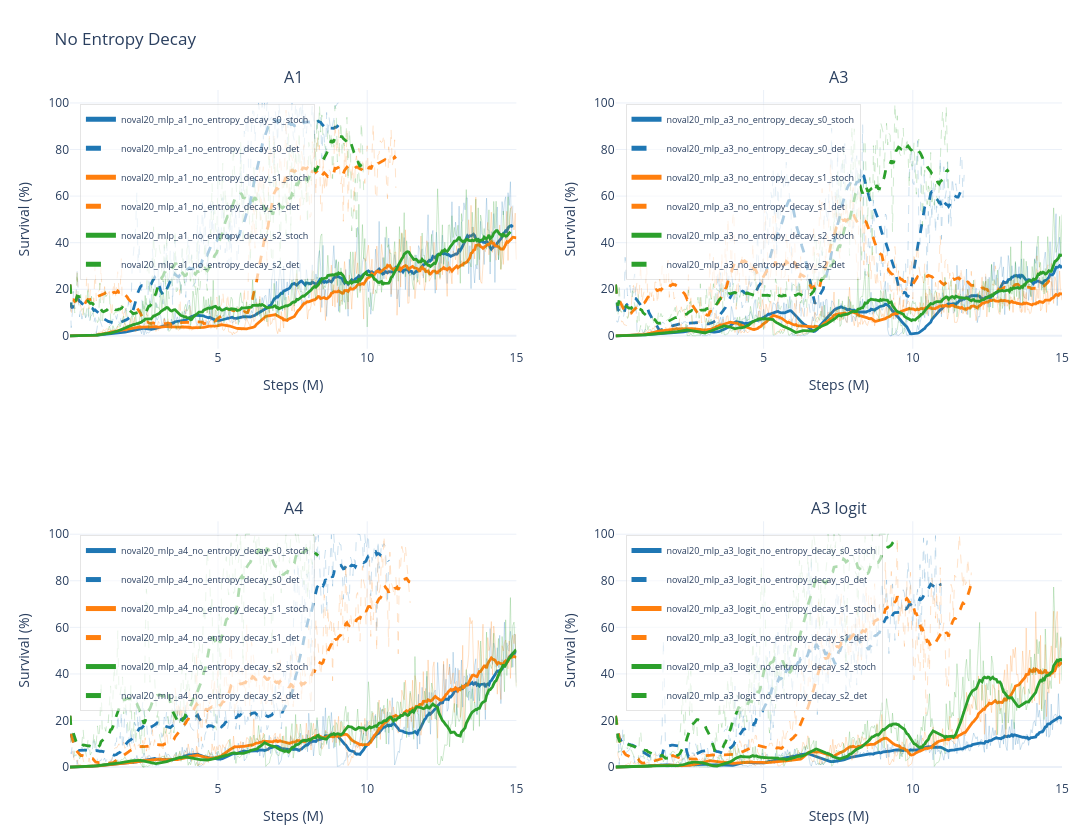

The cell this chart's notebook holds for it:
### Code cell
groups = {
    "A1": {
        "noval20_mlp_a1_no_entropy_decay_s0_stoch": "#1f77b4",
        "noval20_mlp_a1_no_entropy_decay_s0_det": "#1f77b4",
        "noval20_mlp_a1_no_entropy_decay_s1_stoch": "#ff7f0e",
        "noval20_mlp_a1_no_entropy_decay_s1_det": "#ff7f0e",
        "noval20_mlp_a1_no_entropy_decay_s2_stoch": "#2ca02c",
        "noval20_mlp_a1_no_entropy_decay_s2_det": "#2ca02c",
    },
    "A3": {
        "noval20_mlp_a3_no_entropy_decay_s0_stoch": "#1f77b4",
        "noval20_mlp_a3_no_entropy_decay_s0_det": "#1f77b4",
        "noval20_mlp_a3_no_entropy_decay_s1_stoch": "#ff7f0e",
        "noval20_mlp_a3_no_entropy_decay_s1_det": "#ff7f0e",
        "noval20_mlp_a3_no_entropy_decay_s2_stoch": "#2ca02c",
        "noval20_mlp_a3_no_entropy_decay_s2_det": "#2ca02c",
    },
    "A4": {
        "noval20_mlp_a4_no_entropy_decay_s0_stoch": "#1f77b4",
        "noval20_mlp_a4_no_entropy_decay_s0_det": "#1f77b4",
        "noval20_mlp_a4_no_entropy_decay_s1_stoch": "#ff7f0e",
        "noval20_mlp_a4_no_entropy_decay_s1_det": "#ff7f0e",
        "noval20_mlp_a4_no_entropy_decay_s2_stoch": "#2ca02c",
        "noval20_mlp_a4_no_entropy_decay_s2_det": "#2ca02c",
    },
    "A3 logit": {
        "noval20_mlp_a3_logit_no_entropy_decay_s0_stoch": "#1f77b4",
        "noval20_mlp_a3_logit_no_entropy_decay_s0_det": "#1f77b4",
        "noval20_mlp_a3_logit_no_entropy_decay_s1_stoch": "#ff7f0e",
        "noval20_mlp_a3_logit_no_entropy_decay_s1_det": "#ff7f0e",
        "noval20_mlp_a3_logit_no_entropy_decay_s2_stoch": "#2ca02c",
        "noval20_mlp_a3_logit_no_entropy_decay_s2_det": "#2ca02c",
    }
}
plot_run_groups(groups, split="test", smooth=20, title="No Entropy Decay", save_name="entropy_decay_subplots")

### Figure 1 — Plotly figure (JSON) as saved in the notebook; plotly's stock layout.template omitted (floating-point values rounded to 4 significant figures; data arrays with more than 128 entries replaced by an {"elided": "..."} marker saying what was removed)
{"data": [{"hovertemplate": "<b>%{fullData.name}</b><br>metric: test/charts/episodic_survival<br>step: %{x:.2f}M<br>value: %{y:.3f}<extra></extra>", "legend": "legend", "legendgroup": "subplot1:noval20_mlp_a1_no_entropy_decay_s0_stoch", "line": {"color": "#1f77b4", "dash": "solid", "width": 1}, "mode": "lines", "name": "noval20_mlp_a1_no_entropy_decay_s0_stoch raw", "opacity": 0.22, "showlegend": false, "type": "scatter", "x": {"elided": "372 float values"}, "xaxis": "x", "y": {"elided": "372 float values"}, "yaxis": "y"}, {"hovertemplate": "<b>%{fullData.name}</b><br>metric: test/charts/episodic_survival<br>step: %{x:.2f}M<br>value: %{y:.3f}<extra></extra>", "legend": "legend", "legendgroup": "subplot1:noval20_mlp_a1_no_entropy_decay_s0_stoch", "line": {"color": "#1f77b4", "dash": "solid", "width": 2.8}, "mode": "lines", "name": "noval20_mlp_a1_no_entropy_decay_s0_stoch", "showlegend": true, "type": "scatter", "x": {"elided": "372 float values"}, "xaxis": "x", "y": {"elided": "372 float values"}, "yaxis": "y"}, {"hovertemplate": "<b>%{fullData.name}</b><br>metric: test/charts/episodic_survival<br>step: %{x:.2f}M<br>value: %{y:.3f}<extra></extra>", "legend": "legend", "legendgroup": "subplot1:noval20_mlp_a1_no_entropy_decay_s0_det", "line": {"color": "#1f77b4", "dash": "dash", "width": 1}, "mode": "lines", "name": "noval20_mlp_a1_no_entropy_decay_s0_det raw", "opacity": 0.22, "showlegend": false, "type": "scatter", "x": {"elided": "226 float values"}, "xaxis": "x", "y": {"elided": "226 float values"}, "yaxis": "y"}, {"hovertemplate": "<b>%{fullData.name}</b><br>metric: test/charts/episodic_survival<br>step: %{x:.2f}M<br>value: %{y:.3f}<extra></extra>", "legend": "legend", "legendgroup": "subplot1:noval20_mlp_a1_no_entropy_decay_s0_det", "line": {"color": "#1f77b4", "dash": "dash", "width": 2.8}, "mode": "lines", "name": "noval20_mlp_a1_no_entropy_decay_s0_det", "showlegend": true, "type": "scatter", "x": {"elided": "226 float values"}, "xaxis": "x", "y": {"elided": "226 float values"}, "yaxis": "y"}, {"hovertemplate": "<b>%{fullData.name}</b><br>metric: test/charts/episodic_survival<br>step: %{x:.2f}M<br>value: %{y:.3f}<extra></extra>", "legend": "legend", "legendgroup": "subplot1:noval20_mlp_a1_no_entropy_decay_s1_stoch", "line": {"color": "#ff7f0e", "dash": "solid", "width": 1}, "mode": "lines", "name": "noval20_mlp_a1_no_entropy_decay_s1_stoch raw", "opacity": 0.22, "showlegend": false, "type": "scatter", "x": {"elided": "375 float values"}, "xaxis": "x", "y": {"elided": "375 float values"}, "yaxis": "y"}, {"hovertemplate": "<b>%{fullData.name}</b><br>metric: test/charts/episodic_survival<br>step: %{x:.2f}M<br>value: %{y:.3f}<extra></extra>", "legend": "legend", "legendgroup": "subplot1:noval20_mlp_a1_no_entropy_decay_s1_stoch", "line": {"color": "#ff7f0e", "dash": "solid", "width": 2.8}, "mode": "lines", "name": "noval20_mlp_a1_no_entropy_decay_s1_stoch", "showlegend": true, "type": "scatter", "x": {"elided": "375 float values"}, "xaxis": "x", "y": {"elided": "375 float values"}, "yaxis": "y"}, {"hovertemplate": "<b>%{fullData.name}</b><br>metric: test/charts/episodic_survival<br>step: %{x:.2f}M<br>value: %{y:.3f}<extra></extra>", "legend": "legend", "legendgroup": "subplot1:noval20_mlp_a1_no_entropy_decay_s1_det", "line": {"color": "#ff7f0e", "dash": "dash", "width": 1}, "mode": "lines", "name": "noval20_mlp_a1_no_entropy_decay_s1_det raw", "opacity": 0.22, "showlegend": false, "type": "scatter", "x": {"elided": "274 float values"}, "xaxis": "x", "y": {"elided": "274 float values"}, "yaxis": "y"}, {"hovertemplate": "<b>%{fullData.name}</b><br>metric: test/charts/episodic_survival<br>step: %{x:.2f}M<br>value: %{y:.3f}<extra></extra>", "legend": "legend", "legendgroup": "subplot1:noval20_mlp_a1_no_entropy_decay_s1_det", "line": {"color": "#ff7f0e", "dash": "dash", "width": 2.8}, "mode": "lines", "name": "noval20_mlp_a1_no_entropy_decay_s1_det", "showlegend": true, "type": "scatter", "x": {"elided": "274 float values"}, "xaxis": "x", "y": {"elided": "274 float values"}, "yaxis": "y"}, {"hovertemplate": "<b>%{fullData.name}</b><br>metric: test/charts/episodic_survival<br>step: %{x:.2f}M<br>value: %{y:.3f}<extra></extra>", "legend": "legend", "legendgroup": "subplot1:noval20_mlp_a1_no_entropy_decay_s2_stoch", "line": {"color": "#2ca02c", "dash": "solid", "width": 1}, "mode": "lines", "name": "noval20_mlp_a1_no_entropy_decay_s2_stoch raw", "opacity": 0.22, "showlegend": false, "type": "scatter", "x": {"elided": "370 float values"}, "xaxis": "x", "y": {"elided": "370 float values"}, "yaxis": "y"}, {"hovertemplate": "<b>%{fullData.name}</b><br>metric: test/charts/episodic_survival<br>step: %{x:.2f}M<br>value: %{y:.3f}<extra></extra>", "legend": "legend", "legendgroup": "subplot1:noval20_mlp_a1_no_entropy_decay_s2_stoch", "line": {"color": "#2ca02c", "dash": "solid", "width": 2.8}, "mode": "lines", "name": "noval20_mlp_a1_no_entropy_decay_s2_stoch", "showlegend": true, "type": "scatter", "x": {"elided": "370 float values"}, "xaxis": "x", "y": {"elided": "370 float values"}, "yaxis": "y"}, {"hovertemplate": "<b>%{fullData.name}</b><br>metric: test/charts/episodic_survival<br>step: %{x:.2f}M<br>value: %{y:.3f}<extra></extra>", "legend": "legend", "legendgroup": "subplot1:noval20_mlp_a1_no_entropy_decay_s2_det", "line": {"color": "#2ca02c", "dash": "dash", "width": 1}, "mode": "lines", "name": "noval20_mlp_a1_no_entropy_decay_s2_det raw", "opacity": 0.22, "showlegend": false, "type": "scatter", "x": {"elided": "247 float values"}, "xaxis": "x", "y": {"elided": "247 float values"}, "yaxis": "y"}, {"hovertemplate": "<b>%{fullData.name}</b><br>metric: test/charts/episodic_survival<br>step: %{x:.2f}M<br>value: %{y:.3f}<extra></extra>", "legend": "legend", "legendgroup": "subplot1:noval20_mlp_a1_no_entropy_decay_s2_det", "line": {"color": "#2ca02c", "dash": "dash", "width": 2.8}, "mode": "lines", "name": "noval20_mlp_a1_no_entropy_decay_s2_det", "showlegend": true, "type": "scatter", "x": {"elided": "247 float values"}, "xaxis": "x", "y": {"elided": "247 float values"}, "yaxis": "y"}, {"hovertemplate": "<b>%{fullData.name}</b><br>metric: test/charts/episodic_survival<br>step: %{x:.2f}M<br>value: %{y:.3f}<extra></extra>", "legend": "legend2", "legendgroup": "subplot2:noval20_mlp_a3_no_entropy_decay_s0_stoch", "line": {"color": "#1f77b4", "dash": "solid", "width": 1}, "mode": "lines", "name": "noval20_mlp_a3_no_entropy_decay_s0_stoch raw", "opacity": 0.22, "showlegend": false, "type": "scatter", "x": {"elided": "375 float values"}, "xaxis": "x2", "y": {"elided": "375 float values"}, "yaxis": "y2"}, {"hovertemplate": "<b>%{fullData.name}</b><br>metric: test/charts/episodic_survival<br>step: %{x:.2f}M<br>value: %{y:.3f}<extra></extra>", "legend": "legend2", "legendgroup": "subplot2:noval20_mlp_a3_no_entropy_decay_s0_stoch", "line": {"color": "#1f77b4", "dash": "solid", "width": 2.8}, "mode": "lines", "name": "noval20_mlp_a3_no_entropy_decay_s0_stoch", "showlegend": true, "type": "scatter", "x": {"elided": "375 float values"}, "xaxis": "x2", "y": {"elided": "375 float values"}, "yaxis": "y2"}, {"hovertemplate": "<b>%{fullData.name}</b><br>metric: test/charts/episodic_survival<br>step: %{x:.2f}M<br>value: %{y:.3f}<extra></extra>", "legend": "legend2", "legendgroup": "subplot2:noval20_mlp_a3_no_entropy_decay_s0_det", "line": {"color": "#1f77b4", "dash": "dash", "width": 1}, "mode": "lines", "name": "noval20_mlp_a3_no_entropy_decay_s0_det raw", "opacity": 0.22, "showlegend": false, "type": "scatter", "x": {"elided": "293 float values"}, "xaxis": "x2", "y": {"elided": "293 float values"}, "yaxis": "y2"}, {"hovertemplate": "<b>%{fullData.name}</b><br>metric: test/charts/episodic_survival<br>step: %{x:.2f}M<br>value: %{y:.3f}<extra></extra>", "legend": "legend2", "legendgroup": "subplot2:noval20_mlp_a3_no_entropy_decay_s0_det", "line": {"color": "#1f77b4", "dash": "dash", "width": 2.8}, "mode": "lines", "name": "noval20_mlp_a3_no_entropy_decay_s0_det", "showlegend": true, "type": "scatter", "x": {"elided": "293 float values"}, "xaxis": "x2", "y": {"elided": "293 float values"}, "yaxis": "y2"}, {"hovertemplate": "<b>%{fullData.name}</b><br>metric: test/charts/episodic_survival<br>step: %{x:.2f}M<br>value: %{y:.3f}<extra></extra>", "legend": "legend2", "legendgroup": "subplot2:noval20_mlp_a3_no_entropy_decay_s1_stoch", "line": {"color": "#ff7f0e", "dash": "solid", "width": 1}, "mode": "lines", "name": "noval20_mlp_a3_no_entropy_decay_s1_stoch raw", "opacity": 0.22, "showlegend": false, "type": "scatter", "x": {"elided": "375 float values"}, "xaxis": "x2", "y": {"elided": "375 float values"}, "yaxis": "y2"}, {"hovertemplate": "<b>%{fullData.name}</b><br>metric: test/charts/episodic_survival<br>step: %{x:.2f}M<br>value: %{y:.3f}<extra></extra>", "legend": "legend2", "legendgroup": "subplot2:noval20_mlp_a3_no_entropy_decay_s1_stoch", "line": {"color": "#ff7f0e", "dash": "solid", "width": 2.8}, "mode": "lines", "name": "noval20_mlp_a3_no_entropy_decay_s1_stoch", "showlegend": true, "type": "scatter", "x": {"elided": "375 float values"}, "xaxis": "x2", "y": {"elided": "375 float values"}, "yaxis": "y2"}, {"hovertemplate": "<b>%{fullData.name}</b><br>metric: test/charts/episodic_survival<br>step: %{x:.2f}M<br>value: %{y:.3f}<extra></extra>", "legend": "legend2", "legendgroup": "subplot2:noval20_mlp_a3_no_entropy_decay_s1_det", "line": {"color": "#ff7f0e", "dash": "dash", "width": 1}, "mode": "lines", "name": "noval20_mlp_a3_no_entropy_decay_s1_det raw", "opacity": 0.22, "showlegend": false, "type": "scatter", "x": {"elided": "367 float values"}, "xaxis": "x2", "y": {"elided": "367 float values"}, "yaxis": "y2"}, {"hovertemplate": "<b>%{fullData.name}</b><br>metric: test/charts/episodic_survival<br>step: %{x:.2f}M<br>value: %{y:.3f}<extra></extra>", "legend": "legend2", "legendgroup": "subplot2:noval20_mlp_a3_no_entropy_decay_s1_det", "line": {"color": "#ff7f0e", "dash": "dash", "width": 2.8}, "mode": "lines", "name": "noval20_mlp_a3_no_entropy_decay_s1_det", "showlegend": true, "type": "scatter", "x": {"elided": "367 float values"}, "xaxis": "x2", "y": {"elided": "367 float values"}, "yaxis": "y2"}, {"hovertemplate": "<b>%{fullData.name}</b><br>metric: test/charts/episodic_survival<br>step: %{x:.2f}M<br>value: %{y:.3f}<extra></extra>", "legend": "legend2", "legendgroup": "subplot2:noval20_mlp_a3_no_entropy_decay_s2_stoch", "line": {"color": "#2ca02c", "dash": "solid", "width": 1}, "mode": "lines", "name": "noval20_mlp_a3_no_entropy_decay_s2_stoch raw", "opacity": 0.22, "showlegend": false, "type": "scatter", "x": {"elided": "375 float values"}, "xaxis": "x2", "y": {"elided": "375 float values"}, "yaxis": "y2"}, {"hovertemplate": "<b>%{fullData.name}</b><br>metric: test/charts/episodic_survival<br>step: %{x:.2f}M<br>value: %{y:.3f}<extra></extra>", "legend": "legend2", "legendgroup": "subplot2:noval20_mlp_a3_no_entropy_decay_s2_stoch", "line": {"color": "#2ca02c", "dash": "solid", "width": 2.8}, "mode": "lines", "name": "noval20_mlp_a3_no_entropy_decay_s2_stoch", "showlegend": true, "type": "scatter", "x": {"elided": "375 float values"}, "xaxis": "x2", "y": {"elided": "375 float values"}, "yaxis": "y2"}, {"hovertemplate": "<b>%{fullData.name}</b><br>metric: test/charts/episodic_survival<br>step: %{x:.2f}M<br>value: %{y:.3f}<extra></extra>", "legend": "legend2", "legendgroup": "subplot2:noval20_mlp_a3_no_entropy_decay_s2_det", "line": {"color": "#2ca02c", "dash": "dash", "width": 1}, "mode": "lines", "name": "noval20_mlp_a3_no_entropy_decay_s2_det raw", "opacity": 0.22, "showlegend": false, "type": "scatter", "x": {"elided": "280 float values"}, "xaxis": "x2", "y": {"elided": "280 float values"}, "yaxis": "y2"}, {"hovertemplate": "<b>%{fullData.name}</b><br>metric: test/charts/episodic_survival<br>step: %{x:.2f}M<br>value: %{y:.3f}<extra></extra>", "legend": "legend2", "legendgroup": "subplot2:noval20_mlp_a3_no_entropy_decay_s2_det", "line": {"color": "#2ca02c", "dash": "dash", "width": 2.8}, "mode": "lines", "name": "noval20_mlp_a3_no_entropy_decay_s2_det", "showlegend": true, "type": "scatter", "x": {"elided": "280 float values"}, "xaxis": "x2", "y": {"elided": "280 float values"}, "yaxis": "y2"}, {"hovertemplate": "<b>%{fullData.name}</b><br>metric: test/charts/episodic_survival<br>step: %{x:.2f}M<br>value: %{y:.3f}<extra></extra>", "legend": "legend3", "legendgroup": "subplot3:noval20_mlp_a4_no_entropy_decay_s0_stoch", "line": {"color": "#1f77b4", "dash": "solid", "width": 1}, "mode": "lines", "name": "noval20_mlp_a4_no_entropy_decay_s0_stoch raw", "opacity": 0.22, "showlegend": false, "type": "scatter", "x": {"elided": "375 float values"}, "xaxis": "x3", "y": {"elided": "375 float values"}, "yaxis": "y3"}, {"hovertemplate": "<b>%{fullData.name}</b><br>metric: test/charts/episodic_survival<br>step: %{x:.2f}M<br>value: %{y:.3f}<extra></extra>", "legend": "legend3", "legendgroup": "subplot3:noval20_mlp_a4_no_entropy_decay_s0_stoch", "line": {"color": "#1f77b4", "dash": "solid", "width": 2.8}, "mode": "lines", "name": "noval20_mlp_a4_no_entropy_decay_s0_stoch", "showlegend": true, "type": "scatter", "x": {"elided": "375 float values"}, "xaxis": "x3", "y": {"elided": "375 float values"}, "yaxis": "y3"}, {"hovertemplate": "<b>%{fullData.name}</b><br>metric: test/charts/episodic_survival<br>step: %{x:.2f}M<br>value: %{y:.3f}<extra></extra>", "legend": "legend3", "legendgroup": "subplot3:noval20_mlp_a4_no_entropy_decay_s0_det", "line": {"color": "#1f77b4", "dash": "dash", "width": 1}, "mode": "lines", "name": "noval20_mlp_a4_no_entropy_decay_s0_det raw", "opacity": 0.22, "showlegend": false, "type": "scatter", "x": {"elided": "268 float values"}, "xaxis": "x3", "y": {"elided": "268 float values"}, "yaxis": "y3"}, {"hovertemplate": "<b>%{fullData.name}</b><br>metric: test/charts/episodic_survival<br>step: %{x:.2f}M<br>value: %{y:.3f}<extra></extra>", "legend": "legend3", "legendgroup": "subplot3:noval20_mlp_a4_no_entropy_decay_s0_det", "line": {"color": "#1f77b4", "dash": "dash", "width": 2.8}, "mode": "lines", "name": "noval20_mlp_a4_no_entropy_decay_s0_det", "showlegend": true, "type": "scatter", "x": {"elided": "268 float values"}, "xaxis": "x3", "y": {"elided": "268 float values"}, "yaxis": "y3"}, {"hovertemplate": "<b>%{fullData.name}</b><br>metric: test/charts/episodic_survival<br>step: %{x:.2f}M<br>value: %{y:.3f}<extra></extra>", "legend": "legend3", "legendgroup": "subplot3:noval20_mlp_a4_no_entropy_decay_s1_stoch", "line": {"color": "#ff7f0e", "dash": "solid", "width": 1}, "mode": "lines", "name": "noval20_mlp_a4_no_entropy_decay_s1_stoch raw", "opacity": 0.22, "showlegend": false, "type": "scatter", "x": {"elided": "375 float values"}, "xaxis": "x3", "y": {"elided": "375 float values"}, "yaxis": "y3"}, {"hovertemplate": "<b>%{fullData.name}</b><br>metric: test/charts/episodic_survival<br>step: %{x:.2f}M<br>value: %{y:.3f}<extra></extra>", "legend": "legend3", "legendgroup": "subplot3:noval20_mlp_a4_no_entropy_decay_s1_stoch", "line": {"color": "#ff7f0e", "dash": "solid", "width": 2.8}, "mode": "lines", "name": "noval20_mlp_a4_no_entropy_decay_s1_stoch", "showlegend": true, "type": "scatter", "x": {"elided": "375 float values"}, "xaxis": "x3", "y": {"elided": "375 float values"}, "yaxis": "y3"}, {"hovertemplate": "<b>%{fullData.name}</b><br>metric: test/charts/episodic_survival<br>step: %{x:.2f}M<br>value: %{y:.3f}<extra></extra>", "legend": "legend3", "legendgroup": "subplot3:noval20_mlp_a4_no_entropy_decay_s1_det", "line": {"color": "#ff7f0e", "dash": "dash", "width": 1}, "mode": "lines", "name": "noval20_mlp_a4_no_entropy_decay_s1_det raw", "opacity": 0.22, "showlegend": false, "type": "scatter", "x": {"elided": "286 float values"}, "xaxis": "x3", "y": {"elided": "286 float values"}, "yaxis": "y3"}, {"hovertemplate": "<b>%{fullData.name}</b><br>metric: test/charts/episodic_survival<br>step: %{x:.2f}M<br>value: %{y:.3f}<extra></extra>", "legend": "legend3", "legendgroup": "subplot3:noval20_mlp_a4_no_entropy_decay_s1_det", "line": {"color": "#ff7f0e", "dash": "dash", "width": 2.8}, "mode": "lines", "name": "noval20_mlp_a4_no_entropy_decay_s1_det", "showlegend": true, "type": "scatter", "x": {"elided": "286 float values"}, "xaxis": "x3", "y": {"elided": "286 float values"}, "yaxis": "y3"}, {"hovertemplate": "<b>%{fullData.name}</b><br>metric: test/charts/episodic_survival<br>step: %{x:.2f}M<br>value: %{y:.3f}<extra></extra>", "legend": "legend3", "legendgroup": "subplot3:noval20_mlp_a4_no_entropy_decay_s2_stoch", "line": {"color": "#2ca02c", "dash": "solid", "width": 1}, "mode": "lines", "name": "noval20_mlp_a4_no_entropy_decay_s2_stoch raw", "opacity": 0.22, "showlegend": false, "type": "scatter", "x": {"elided": "375 float values"}, "xaxis": "x3", "y": {"elided": "375 float values"}, "yaxis": "y3"}, {"hovertemplate": "<b>%{fullData.name}</b><br>metric: test/charts/episodic_survival<br>step: %{x:.2f}M<br>value: %{y:.3f}<extra></extra>", "legend": "legend3", "legendgroup": "subplot3:noval20_mlp_a4_no_entropy_decay_s2_stoch", "line": {"color": "#2ca02c", "dash": "solid", "width": 2.8}, "mode": "lines", "name": "noval20_mlp_a4_no_entropy_decay_s2_stoch", "showlegend": true, "type": "scatter", "x": {"elided": "375 float values"}, "xaxis": "x3", "y": {"elided": "375 float values"}, "yaxis": "y3"}, {"hovertemplate": "<b>%{fullData.name}</b><br>metric: test/charts/episodic_survival<br>step: %{x:.2f}M<br>value: %{y:.3f}<extra></extra>", "legend": "legend3", "legendgroup": "subplot3:noval20_mlp_a4_no_entropy_decay_s2_det", "line": {"color": "#2ca02c", "dash": "dash", "width": 1}, "mode": "lines", "name": "noval20_mlp_a4_no_entropy_decay_s2_det raw", "opacity": 0.22, "showlegend": false, "type": "scatter", "x": {"elided": "209 float values"}, "xaxis": "x3", "y": {"elided": "209 float values"}, "yaxis": "y3"}, {"hovertemplate": "<b>%{fullData.name}</b><br>metric: test/charts/episodic_survival<br>step: %{x:.2f}M<br>value: %{y:.3f}<extra></extra>", "legend": "legend3", "legendgroup": "subplot3:noval20_mlp_a4_no_entropy_decay_s2_det", "line": {"color": "#2ca02c", "dash": "dash", "width": 2.8}, "mode": "lines", "name": "noval20_mlp_a4_no_entropy_decay_s2_det", "showlegend": true, "type": "scatter", "x": {"elided": "209 float values"}, "xaxis": "x3", "y": {"elided": "209 float values"}, "yaxis": "y3"}, {"hovertemplate": "<b>%{fullData.name}</b><br>metric: test/charts/episodic_survival<br>step: %{x:.2f}M<br>value: %{y:.3f}<extra></extra>", "legend": "legend4", "legendgroup": "subplot4:noval20_mlp_a3_logit_no_entropy_decay_s0_stoch", "line": {"color": "#1f77b4", "dash": "solid", "width": 1}, "mode": "lines", "name": "noval20_mlp_a3_logit_no_entropy_decay_s0_stoch raw", "opacity": 0.22, "showlegend": false, "type": "scatter", "x": {"elided": "375 float values"}, "xaxis": "x4", "y": {"elided": "375 float values"}, "yaxis": "y4"}, {"hovertemplate": "<b>%{fullData.name}</b><br>metric: test/charts/episodic_survival<br>step: %{x:.2f}M<br>value: %{y:.3f}<extra></extra>", "legend": "legend4", "legendgroup": "subplot4:noval20_mlp_a3_logit_no_entropy_decay_s0_stoch", "line": {"color": "#1f77b4", "dash": "solid", "width": 2.8}, "mode": "lines", "name": "noval20_mlp_a3_logit_no_entropy_decay_s0_stoch", "showlegend": true, "type": "scatter", "x": {"elided": "375 float values"}, "xaxis": "x4", "y": {"elided": "375 float values"}, "yaxis": "y4"}, {"hovertemplate": "<b>%{fullData.name}</b><br>metric: test/charts/episodic_survival<br>step: %{x:.2f}M<br>value: %{y:.3f}<extra></extra>", "legend": "legend4", "legendgroup": "subplot4:noval20_mlp_a3_logit_no_entropy_decay_s0_det", "line": {"color": "#1f77b4", "dash": "dash", "width": 1}, "mode": "lines", "name": "noval20_mlp_a3_logit_no_entropy_decay_s0_det raw", "opacity": 0.22, "showlegend": false, "type": "scatter", "x": {"elided": "274 float values"}, "xaxis": "x4", "y": {"elided": "274 float values"}, "yaxis": "y4"}, {"hovertemplate": "<b>%{fullData.name}</b><br>metric: test/charts/episodic_survival<br>step: %{x:.2f}M<br>value: %{y:.3f}<extra></extra>", "legend": "legend4", "legendgroup": "subplot4:noval20_mlp_a3_logit_no_entropy_decay_s0_det", "line": {"color": "#1f77b4", "dash": "dash", "width": 2.8}, "mode": "lines", "name": "noval20_mlp_a3_logit_no_entropy_decay_s0_det", "showlegend": true, "type": "scatter", "x": {"elided": "274 float values"}, "xaxis": "x4", "y": {"elided": "274 float values"}, "yaxis": "y4"}, {"hovertemplate": "<b>%{fullData.name}</b><br>metric: test/charts/episodic_survival<br>step: %{x:.2f}M<br>value: %{y:.3f}<extra></extra>", "legend": "legend4", "legendgroup": "subplot4:noval20_mlp_a3_logit_no_entropy_decay_s1_stoch", "line": {"color": "#ff7f0e", "dash": "solid", "width": 1}, "mode": "lines", "name": "noval20_mlp_a3_logit_no_entropy_decay_s1_stoch raw", "opacity": 0.22, "showlegend": false, "type": "scatter", "x": {"elided": "375 float values"}, "xaxis": "x4", "y": {"elided": "375 float values"}, "yaxis": "y4"}, {"hovertemplate": "<b>%{fullData.name}</b><br>metric: test/charts/episodic_survival<br>step: %{x:.2f}M<br>value: %{y:.3f}<extra></extra>", "legend": "legend4", "legendgroup": "subplot4:noval20_mlp_a3_logit_no_entropy_decay_s1_stoch", "line": {"color": "#ff7f0e", "dash": "solid", "width": 2.8}, "mode": "lines", "name": "noval20_mlp_a3_logit_no_entropy_decay_s1_stoch", "showlegend": true, "type": "scatter", "x": {"elided": "375 float values"}, "xaxis": "x4", "y": {"elided": "375 float values"}, "yaxis": "y4"}, {"hovertemplate": "<b>%{fullData.name}</b><br>metric: test/charts/episodic_survival<br>step: %{x:.2f}M<br>value: %{y:.3f}<extra></extra>", "legend": "legend4", "legendgroup": "subplot4:noval20_mlp_a3_logit_no_entropy_decay_s1_det", "line": {"color": "#ff7f0e", "dash": "dash", "width": 1}, "mode": "lines", "name": "noval20_mlp_a3_logit_no_entropy_decay_s1_det raw", "opacity": 0.22, "showlegend": false, "type": "scatter", "x": {"elided": "299 float values"}, "xaxis": "x4", "y": {"elided": "299 float values"}, "yaxis": "y4"}, {"hovertemplate": "<b>%{fullData.name}</b><br>metric: test/charts/episodic_survival<br>step: %{x:.2f}M<br>value: %{y:.3f}<extra></extra>", "legend": "legend4", "legendgroup": "subplot4:noval20_mlp_a3_logit_no_entropy_decay_s1_det", "line": {"color": "#ff7f0e", "dash": "dash", "width": 2.8}, "mode": "lines", "name": "noval20_mlp_a3_logit_no_entropy_decay_s1_det", "showlegend": true, "type": "scatter", "x": {"elided": "299 float values"}, "xaxis": "x4", "y": {"elided": "299 float values"}, "yaxis": "y4"}, {"hovertemplate": "<b>%{fullData.name}</b><br>metric: test/charts/episodic_survival<br>step: %{x:.2f}M<br>value: %{y:.3f}<extra></extra>", "legend": "legend4", "legendgroup": "subplot4:noval20_mlp_a3_logit_no_entropy_decay_s2_stoch", "line": {"color": "#2ca02c", "dash": "solid", "width": 1}, "mode": "lines", "name": "noval20_mlp_a3_logit_no_entropy_decay_s2_stoch raw", "opacity": 0.22, "showlegend": false, "type": "scatter", "x": {"elided": "375 float values"}, "xaxis": "x4", "y": {"elided": "375 float values"}, "yaxis": "y4"}, {"hovertemplate": "<b>%{fullData.name}</b><br>metric: test/charts/episodic_survival<br>step: %{x:.2f}M<br>value: %{y:.3f}<extra></extra>", "legend": "legend4", "legendgroup": "subplot4:noval20_mlp_a3_logit_no_entropy_decay_s2_stoch", "line": {"color": "#2ca02c", "dash": "solid", "width": 2.8}, "mode": "lines", "name": "noval20_mlp_a3_logit_no_entropy_decay_s2_stoch", "showlegend": true, "type": "scatter", "x": {"elided": "375 float values"}, "xaxis": "x4", "y": {"elided": "375 float values"}, "yaxis": "y4"}, {"hovertemplate": "<b>%{fullData.name}</b><br>metric: test/charts/episodic_survival<br>step: %{x:.2f}M<br>value: %{y:.3f}<extra></extra>", "legend": "legend4", "legendgroup": "subplot4:noval20_mlp_a3_logit_no_entropy_decay_s2_det", "line": {"color": "#2ca02c", "dash": "dash", "width": 1}, "mode": "lines", "name": "noval20_mlp_a3_logit_no_entropy_decay_s2_det raw", "opacity": 0.22, "showlegend": false, "type": "scatter", "x": {"elided": "234 float values"}, "xaxis": "x4", "y": {"elided": "234 float values"}, "yaxis": "y4"}, {"hovertemplate": "<b>%{fullData.name}</b><br>metric: test/charts/episodic_survival<br>step: %{x:.2f}M<br>value: %{y:.3f}<extra></extra>", "legend": "legend4", "legendgroup": "subplot4:noval20_mlp_a3_logit_no_entropy_decay_s2_det", "line": {"color": "#2ca02c", "dash": "dash", "width": 2.8}, "mode": "lines", "name": "noval20_mlp_a3_logit_no_entropy_decay_s2_det", "showlegend": true, "type": "scatter", "x": {"elided": "234 float values"}, "xaxis": "x4", "y": {"elided": "234 float values"}, "yaxis": "y4"}], "layout": {"annotations": [{"font": {"size": 16}, "showarrow": false, "text": "A1", "x": 0.225, "xanchor": "center", "xref": "paper", "y": 1, "yanchor": "bottom", "yref": "paper"}, {"font": {"size": 16}, "showarrow": false, "text": "A3", "x": 0.775, "xanchor": "center", "xref": "paper", "y": 1, "yanchor": "bottom", "yref": "paper"}, {"font": {"size": 16}, "showarrow": false, "text": "A4", "x": 0.225, "xanchor": "center", "xref": "paper", "y": 0.375, "yanchor": "bottom", "yref": "paper"}, {"font": {"size": 16}, "showarrow": false, "text": "A3 logit", "x": 0.775, "xanchor": "center", "xref": "paper", "y": 0.375, "yanchor": "bottom", "yref": "paper"}], "height": 840, "hovermode": "x unified", "legend": {"bgcolor": "rgba(255,255,255,0.62)", "bordercolor": "rgba(0,0,0,0.10)", "borderwidth": 1, "font": {"size": 9}, "itemsizing": "constant", "orientation": "v", "x": 0.01, "xanchor": "left", "y": 0.98, "yanchor": "top"}, "legend2": {"bgcolor": "rgba(255,255,255,0.62)", "bordercolor": "rgba(0,0,0,0.10)", "borderwidth": 1, "font": {"size": 9}, "itemsizing": "constant", "orientation": "v", "x": 0.56, "xanchor": "left", "y": 0.98, "yanchor": "top"}, "legend3": {"bgcolor": "rgba(255,255,255,0.62)", "bordercolor": "rgba(0,0,0,0.10)", "borderwidth": 1, "font": {"size": 9}, "itemsizing": "constant", "orientation": "v", "x": 0.01, "xanchor": "left", "y": 0.355, "yanchor": "top"}, "legend4": {"bgcolor": "rgba(255,255,255,0.62)", "bordercolor": "rgba(0,0,0,0.10)", "borderwidth": 1, "font": {"size": 9}, "itemsizing": "constant", "orientation": "v", "x": 0.56, "xanchor": "left", "y": 0.355, "yanchor": "top"}, "margin": {"b": 60, "l": 70, "r": 30, "t": 90}, "showlegend": true, "title": {"text": "No Entropy Decay"}, "width": 1500, "xaxis": {"anchor": "y", "domain": [0, 0.45], "title": {"text": "Steps (M)"}}, "xaxis2": {"anchor": "y2", "domain": [0.55, 1], "title": {"text": "Steps (M)"}}, "xaxis3": {"anchor": "y3", "domain": [0, 0.45], "title": {"text": "Steps (M)"}}, "xaxis4": {"anchor": "y4", "domain": [0.55, 1], "title": {"text": "Steps (M)"}}, "yaxis": {"anchor": "x", "domain": [0.625, 1], "title": {"text": "Survival (%)"}}, "yaxis2": {"anchor": "x2", "domain": [0.625, 1], "title": {"text": "Survival (%)"}}, "yaxis3": {"anchor": "x3", "domain": [0, 0.375], "title": {"text": "Survival (%)"}}, "yaxis4": {"anchor": "x4", "domain": [0, 0.375], "title": {"text": "Survival (%)"}}}}
